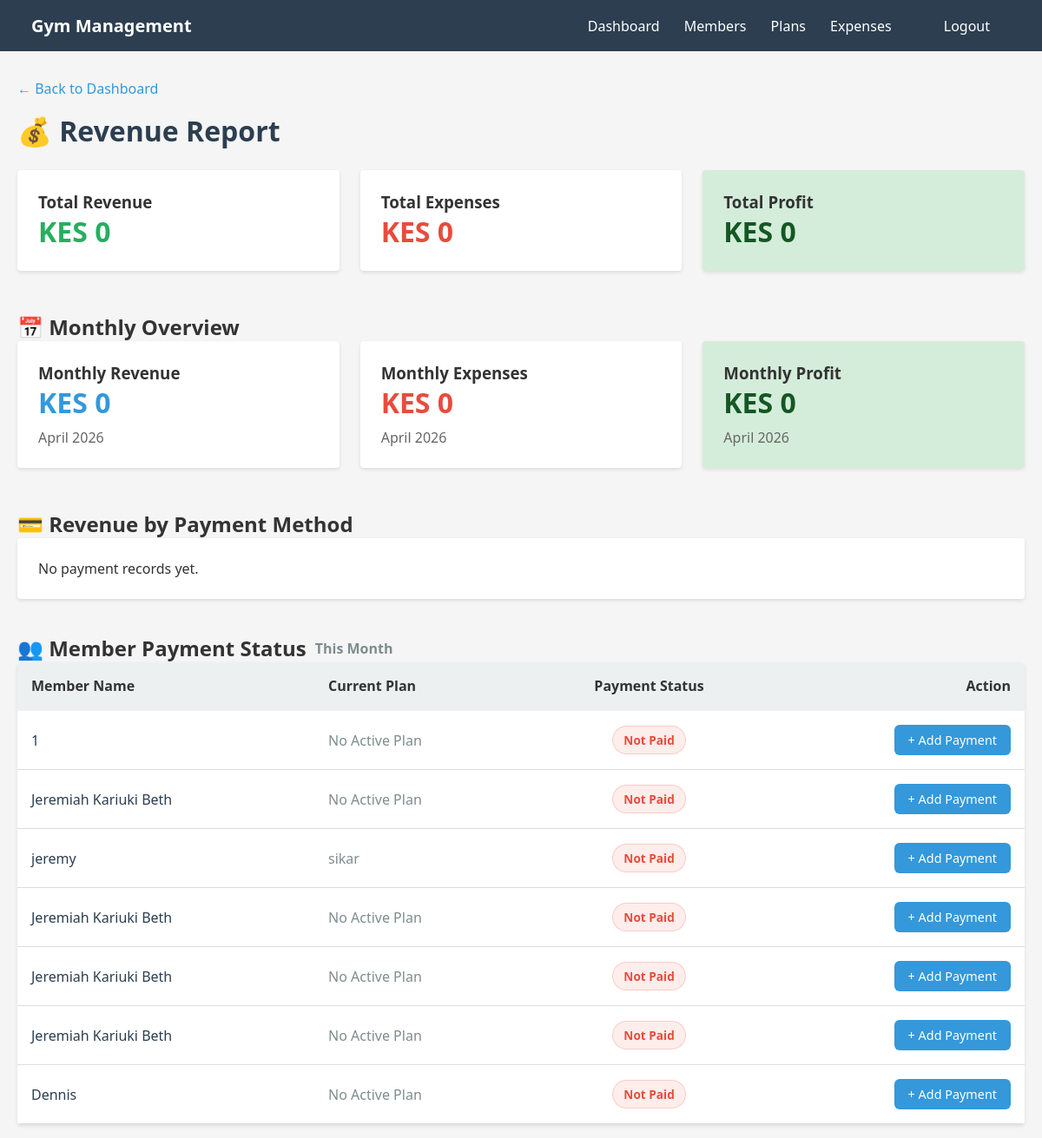
Page /financial-report/ (signed in) on the earlier database version.
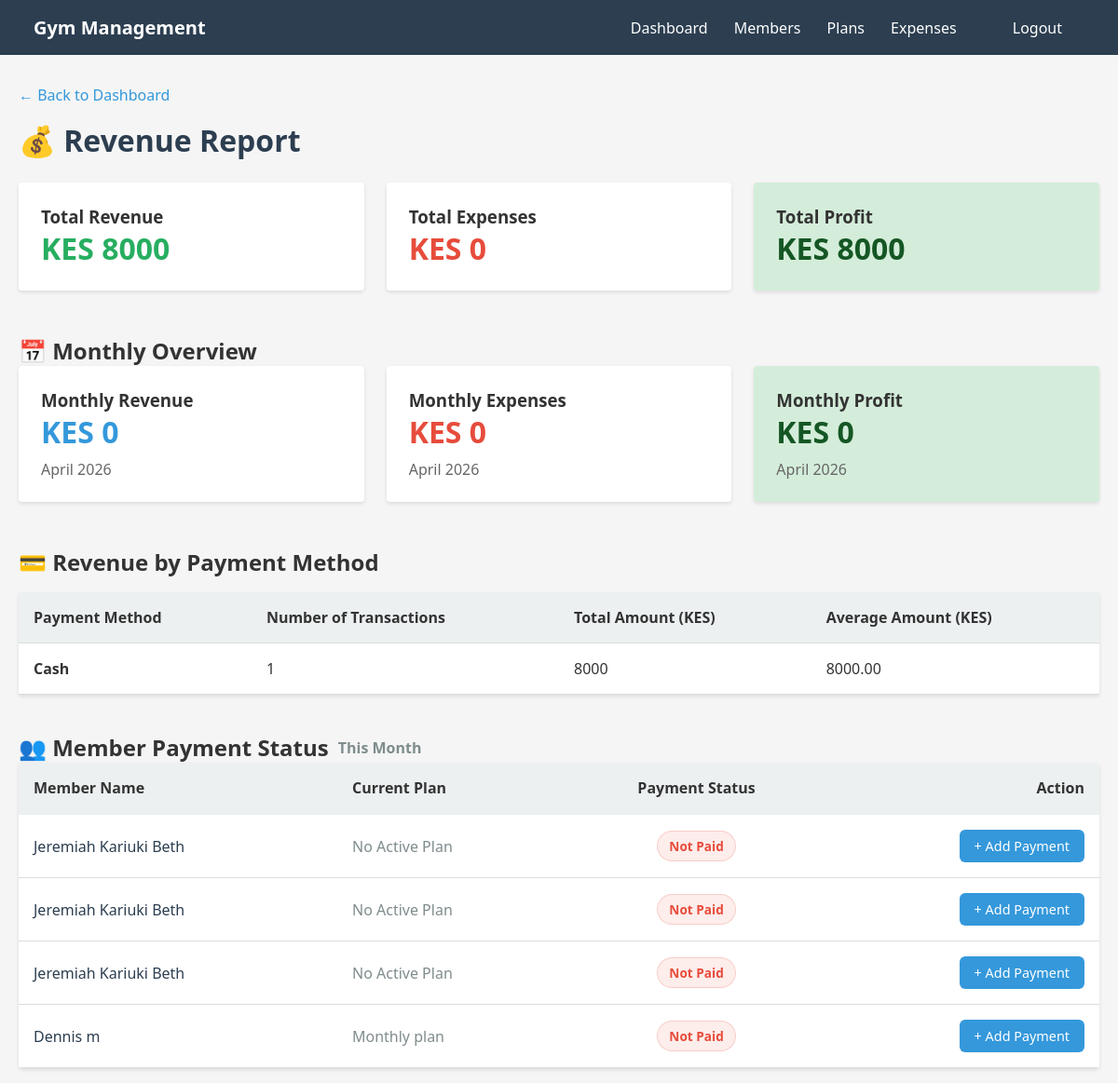
Same page on the later database version.
### base/gym/models.py (models this page shows, shortened)
class Member(models.Model):
    full_name = models.CharField(max_length=120)
    phone = models.CharField(max_length=20, unique=True)
    email = models.EmailField(blank=True, null=True)
    address = models.CharField(max_length=200, blank=True)
    joined_on = models.DateField(auto_now_add=True)
    membership_Plan = models.ForeignKey("MembershipPlan", on_delete=models.SET_NULL, null=True, blank=True)

class MembershipPlan(models.Model):
    name = models.CharField(max_length=60)
    price = models.DecimalField(max_digits=10, decimal_places=2)
    duration_days = models.PositiveIntegerField()

class Payment(models.Model):
    member = models.ForeignKey(Member, on_delete=models.CASCADE, related_name="payments")
    Membership = models.ForeignKey(Membership, on_delete=models.SET_NULL, null=True, blank=True)
    amount = models.DecimalField(max_digits=10, decimal_places=2)
    paid_on = models.DateTimeField(default=timezone.now)
    method = models.CharField(max_length=30, default="Cash")
    reference = models.CharField(max_length=60, blank=True)
    date = models.DateField(default=timezone.now)

### base/gym/views.py (the view)
# urls.py: path("financial-report/", views.revenue_report, name="revenue_report"),
@login_required
def revenue_report(request):
    today = timezone.now().date()
    this_month = today.replace(day=1)
    total_revenue = Payment.objects.aggregate(
        total=models.Sum("amount")
    )["total"] or 0
    monthly_revenue = Payment.objects.filter(
        date__gte=this_month
    ).aggregate(
        total=models.Sum("amount")
    )["total"] or 0
    total_expenses = Expense.objects.aggregate(total=models.Sum("amount"))["total"] or 0
    monthly_expenses = Expense.objects.filter(date__gte=this_month).aggregate(total=models.Sum("amount"))["total"] or 0
    payment_methods = Payment.objects.values("method").annotate(
        total=models.Sum("amount"),
        count=models.Count("id")
    )
    members = Member.objects.all().prefetch_related('payments', 'memberships__plan')
    member_status = []
    for member in members:
        has_paid = member.payments.filter(date__gte=this_month).exists()
        active_membership = member.memberships.filter(is_active=True).first()
        plan_name = active_membership.plan.name if active_membership else "No Active Plan"
        member_status.append({
            'member': member,
            'has_paid': has_paid,
            'plan_name': plan_name,
        })
    return render(request, "gym/revenue_report.html", {
        "total_revenue": total_revenue,
        "monthly_revenue": monthly_revenue,
        "total_expenses": total_expenses,
        "monthly_expenses": monthly_expenses,
        "monthly_profit": monthly_revenue - monthly_expenses,
        "total_profit": total_revenue - total_expenses,
        "payment_methods": payment_methods,
        "month": this_month.strftime("%B %Y"),
        "member_status": member_status,
    })

### base/templates/gym/revenue_report.html (shortened to what the changed rows need)
{% extends 'gym/base.html' %}
{% block content %}
<h1>💰 Revenue Report</h1>
<div
    style="display: grid; grid-template-columns: repeat(auto-fit, minmax(200px, 1fr)); gap: 1.5rem; margin-bottom: 2rem;">
    <div class="card">
        <h3>Total Revenue</h3>
        <div style="font-size: 2rem; color: #27ae60; font-weight: bold;">KES {{ total_revenue }}</div>
    </div>
    <div class="card" style="background-color: {% if total_profit >= 0 %}#d4edda{% else %}#f8d7da{% endif %};">
        <h3>Total Profit</h3>
        <div
            style="font-size: 2rem; color: {% if total_profit >= 0 %}#155724{% else %}#721c24{% endif %}; font-weight: bold;">
            KES {{ total_profit }}</div>
    </div>
</div>
<h2 style="margin-top: 2rem;">📅 Monthly Overview</h2>
<h2 style="margin-top: 2rem;">💳 Revenue by Payment Method</h2>
{% if payment_methods %}
<table>
    <thead>
        <tr>
            <th>Payment Method</th>
            <th>Number of Transactions</th>
            <th>Total Amount (KES)</th>
            <th>Average Amount (KES)</th>
        </tr>
    </thead>
    <tbody>
        {% for method in payment_methods %}
        <tr>
            <td><strong>{{ method.method }}</strong></td>
            <td>{{ method.count }}</td>
            <td>{{ method.total }}</td>
            <td>{{ method.total|floatformat:2|add:""|safe }}</td>
        </tr>
        {% endfor %}
    </tbody>
</table>
{% else %}
<div class="card">
    <p>No payment records yet.</p>
</div>
{% endif %}
<h2 style="margin-top: 2.5rem; display: flex; align-items: center; gap: 10px;">👥 Member Payment Status <span
        style="font-size: 1rem; color: #7f8c8d;">This Month</span></h2>
<div class="card" style="padding: 0; overflow: hidden;">
    <table style="margin: 0; width: 100%; border-collapse: collapse;">
        <thead>
            <tr style="background-color: #f8f9fa;">
                <th style="padding: 1rem; text-align: left; border-bottom: 2px solid #ecf0f1;">Member Name</th>
                <th style="padding: 1rem; text-align: left; border-bottom: 2px solid #ecf0f1;">Current Plan</th>
                <th style="padding: 1rem; text-align: center; border-bottom: 2px solid #ecf0f1;">Payment Status</th>
                <th style="padding: 1rem; text-align: right; border-bottom: 2px solid #ecf0f1;">Action</th>
            </tr>
        </thead>
        <tbody>
            {% for entry in member_status %}
            <tr style="border-bottom: 1px solid #ecf0f1; transition: background-color 0.2s;">
                <td style="padding: 1rem; vertical-align: middle;">
                    <a href="{% url 'member_detail' entry.member.id %}"
                        style="text-decoration: none; color: #2c3e50; font-weight: 500;">
                        {{ entry.member.full_name }}
                    </a>
                </td>
                <td style="padding: 1rem; vertical-align: middle; color: #7f8c8d;">{{ entry.plan_name }}</td>
                <td style="padding: 1rem; text-align: center; vertical-align: middle;">
                    {% if entry.has_paid %}
                    <span
                        style="display: inline-block; padding: 0.35rem 0.75rem; border-radius: 20px; font-size: 0.85rem; font-weight: bold; background-color: rgba(39, 174, 96, 0.1); color: #27ae60; border: 1px solid rgba(39, 174, 96, 0.2);">
                        Paid
                    </span>
                    {% else %}
                    <span
                        style="display: inline-block; padding: 0.35rem 0.75rem; border-radius: 20px; font-size: 0.85rem; font-weight: bold; background-color: rgba(231, 76, 60, 0.1); color: #e74c3c; border: 1px solid rgba(231, 76, 60, 0.2);">
                        Not Paid
                    </span>
                    {% endif %}
                </td>
                <td style="padding: 1rem; text-align: right; vertical-align: middle;">
                    <a href="{% url 'record_payment' entry.member.id %}" class="btn"
                        style="padding: 0.5rem 1rem; font-size: 0.9rem; background-color: #3498db; color: white; border-radius: 6px; text-decoration: none; transition: background-color 0.3s;">
                        + Add Payment
                    </a>
                </td>
            </tr>
            {% empty %}
            <tr>
                <td colspan="4" style="padding: 2rem; text-align: center; color: #7f8c8d;">No members found.</td>
            </tr>
            {% endfor %}
        </tbody>
    </table>
</div>
{% endblock %}

Differences in the rows shown:
removed Member: member.full_name "1", plan_name "No Active Plan"
removed Member: member.full_name "jeremy", plan_name "sikar"
removed Member: member.full_name "Jeremiah Kariuki Beth", plan_name "No Active Plan"
added Payment: method "Cash", count "1", total "8000", total|add "8000.00"
changed Member: member.full_name "Dennis" → "Dennis m"; plan_name "No Active Plan" → "Monthly plan"
Other differences:
{{ total_revenue }}: "0" → "8000"
{{ total_profit }}: "0" → "8000"
text no longer shown: "No payment records yet."
text now shown: "Payment Method Number of Transactions Total Amount (KES) Average Amount (KES)"
